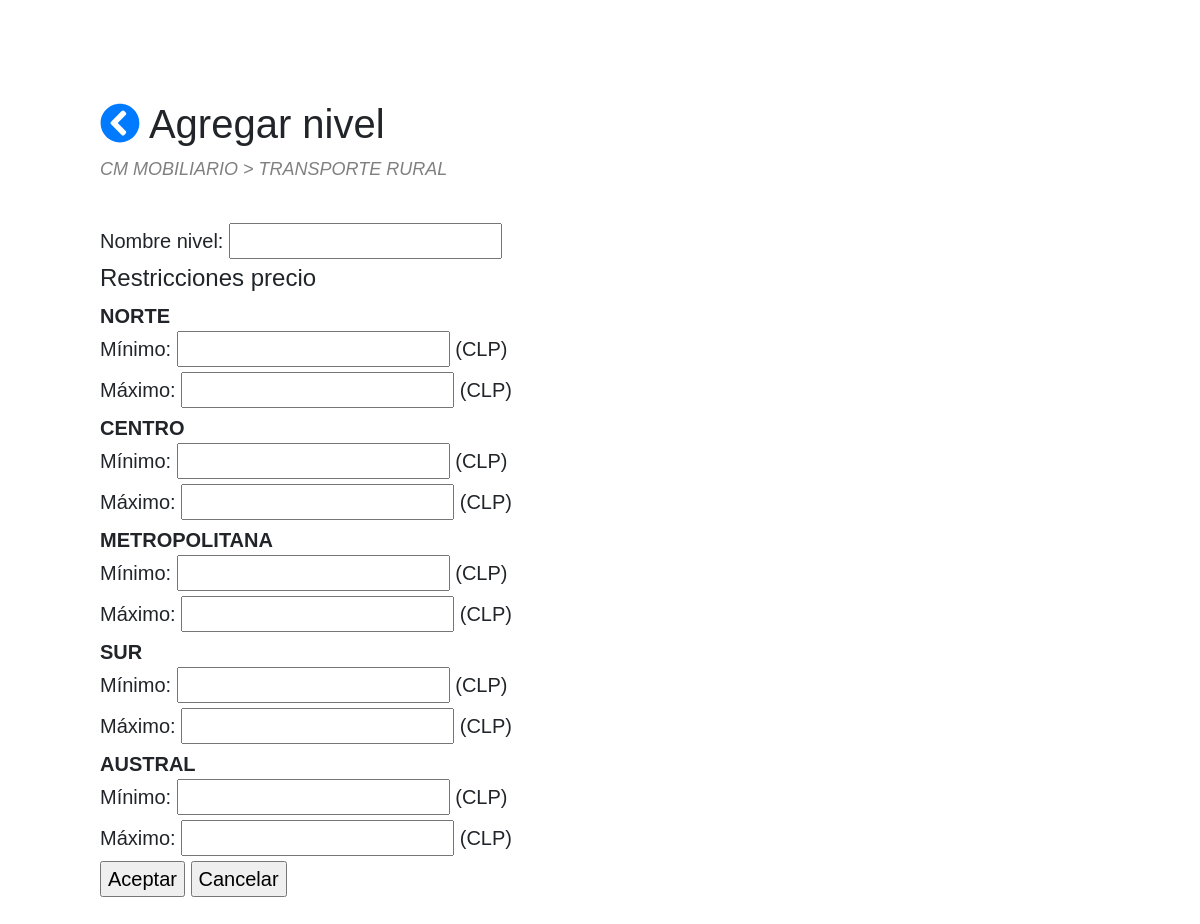
The app's page /bidattribute/2/create_level with its own data.
### catalog/models.py (models this page shows, shortened)
class BidAttribute(models.Model):
	name = models.CharField(max_length = 64, unique = True)
	bid = models.ForeignKey(Bid, related_name = 'attributes', on_delete = models.CASCADE)
	zone_or_global = models.CharField(max_length = 8,
									choices = [("ZONA", "ZONA"),
												("NACIONAL", "NACIONAL")])
	unit = models.ForeignKey(
		Unit,
		on_delete = models.CASCADE,
		limit_choices_to={'currency': True}
		)
	class Meta:
		unique_together = [['name', 'bid']]

class Bid(models.Model):
	name = models.CharField(max_length = 256, unique = True)
	max_category_level = models.IntegerField(
		validators=[
            MaxValueValidator(4),
            MinValueValidator(1)
        ])
	max_products_alternatives = models.IntegerField(
		validators=[
            MaxValueValidator(20),
            MinValueValidator(1)
        ])
	def __str__(self):
		return self.name

class Zone(models.Model):
	name = models.CharField(max_length = 256)
	bid = models.ForeignKey(Bid, related_name = 'zones', on_delete = models.CASCADE)
	def __str__(self):
		return self.name
	class Meta:
		unique_together = [['name', 'bid']]

class Unit(models.Model):
	name = models.CharField(max_length = 64, unique = True)
	abbreviation = models.CharField(max_length = 8, unique = True)
	is_base = models.BooleanField()
	to_base = models.FloatField()
	currency = models.BooleanField(default = False)
	dimension = models.ForeignKey(Dimension,
								on_delete = models.CASCADE,
								related_name = 'units'
		)

### catalog/views.py (the view, shortened to what this page needs)
class BidAttributeLevelCreate(FormView):
	form_class = BidAttributeLevelForm
	template_name = "catalog/bidattributelevel_form.html"
	def get_form_kwargs(self):
		kwargs = super(BidAttributeLevelCreate, self).get_form_kwargs()
		bidattribute = get_object_or_404(BidAttribute, pk=self.kwargs['pk'])
		bid = bidattribute.bid
		zones = bid.zones.all()
		kwargs["bidattribute"] = bidattribute
		kwargs["zones"] = zones
		form_auxdata = [{"name": x,
						"min_price_field": '{}_minprice'.format(str(x)),
						"max_price_field": '{}_maxprice'.format(str(x)) } for x in zones]
		kwargs["form_auxdata"] = form_auxdata
		return kwargs
	def get_context_data(self, **kwargs):
		context = super(BidAttributeLevelCreate, self).get_context_data()
		kwargs = self.get_form_kwargs()
		context['bidattribute'] = kwargs['bidattribute']
		context['bid'] = kwargs['bidattribute'].bid
		context['zones'] = kwargs['zones']
		context["form_auxdata"] = kwargs["form_auxdata"]
		return context

### catalog/forms.py (shortened to what this page needs)
class BidAttributeLevelForm(forms.Form):
	def __init__(self, *args, **kwargs):
		self.bidattribute = kwargs.pop('bidattribute')
		self.zones = kwargs.pop('zones')
		self.form_auxdata = kwargs.pop('form_auxdata')
		super(BidAttributeLevelForm, self).__init__(*args, **kwargs)
		self.fields["name"] = forms.CharField(label = "Nombre nivel")
		if self.bidattribute.zone_or_global == "NACIONAL":
			self.fields["global_minprice"] = forms.IntegerField(min_value = 0, label = "Mínimo")
			self.fields["global_maxprice"] = forms.IntegerField(min_value = 0, label = "Máximo")
		elif self.bidattribute.zone_or_global == "ZONA":
			for zone in self.zones:
				self.fields['{}_minprice'.format(zone)] = forms.IntegerField(min_value = 0, label = "Mínimo")
				self.fields['{}_maxprice'.format(zone)] = forms.IntegerField(min_value = 0, label = "Máximo")

### catalog/templatetags/catalog_extras.py (called while the page is built)
@register.filter
def get_obj_attr(form, field):
	return [form[field].errors, form[field].label_tag, form[field]]

### catalog/templates/catalog/bidattributelevel_form.html (shortened to what this page needs)
{% extends "base_bootstrap.html" %}
{% load crispy_forms_tags %}
{% load catalog_extras %}
{% block content %}
<div class=header>
    <h1>
        <a href="{% url 'catalog:bidattribute_detail' bidattribute.id %}"> <i class="fa fa-chevron-circle-left"></i></a>
		{% if bidattributelevel %}
			Editar nivel
		{% else %}
			Agregar nivel
		{% endif %}
    </h1>
    <div class="note"> {{bidattribute.bid}} > {{bidattribute.name}}</div>
</div>
<form action="" method="post">
<div class="fieldWrapper" id="name">
	{{ form.name.label_tag }}
	{{ form.name }}
</div>
{% if bidattribute.zone_or_global == "NACIONAL" %}
	<h4> Restricciones precio </h4>
	<strong> Nivel Nacional </strong>
	<div class="fieldWrapper" id="global_fields">
		<div class="fieldWrapper" id="global_minprice">
			{{ form.global_minprice.label_tag }}
			{{ form.global_minprice }}
			{{ form.global_minprice.errors }}
			({{bidattribute.unit.abbreviation}})
		</div>
		<div class="fieldWrapper" id="global_maxprice">
			{{ form.global_maxprice.label_tag }}
			{{ form.global_maxprice }}
			{{ form.global_maxprice.errors }}
			({{bidattribute.unit.abbreviation}})
		</div>
	</div>
{% else %}
	<div class="fieldWrapper" id="zone_fields">
		<h4> Restricciones precio </h4>
		{% for x in form_auxdata %}
			<strong> {{x.name}} </strong>
			<br>
			{% for y in form|get_obj_attr:x.min_price_field %}
    			{{y}}
    		{% endfor %}
    		({{bidattribute.unit.abbreviation}})
    		<br>
			{% for y in form|get_obj_attr:x.max_price_field %}
    			{{y}}
    		{% endfor %}
    		({{bidattribute.unit.abbreviation}})
			<br>
		{% endfor %}
	</div>
{% endif %}
<input type="submit" value="Aceptar">
<input type="submit" value="Cancelar" onclick="window.location.href='{% url 'catalog:bidattribute_detail' bidattribute.id %}';return false;">
</form>
{% endblock %}

### catalog/static/css/main2.css (style rules this page uses)
body { margin: 0; padding-top: 100px; padding-right: 100px; padding-bottom: 100px; padding-left: 100px; font-family:'Quicksand', sans-serif; font-size: 20px; }
.header { border: 0px solid black; padding-bottom: 20px; }
.note { font-size:18px; font-style: italic; color: gray; padding-bottom: 20px; }

### records on screen
BidAttribute: bid "CM MOBILIARIO", name "TRANSPORTE RURAL", unit.abbreviation "CLP", id "Cancelar"
Zone: name "NORTE", form "Mínimo:", form "Máximo:"
Zone: name "CENTRO", form "Mínimo:", form "Máximo:"
Zone: name "METROPOLITANA", form "Mínimo:", form "Máximo:"
Zone: name "SUR", form "Mínimo:", form "Máximo:"
Zone: name "AUSTRAL", form "Mínimo:", form "Máximo:"
